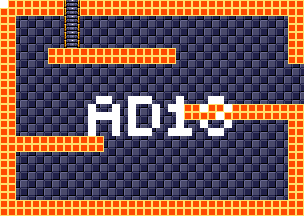

This is a level from a 2D game, rendered from its Tiled map with the project's own tilesets. A one-line summary and the map file follow, with tile-layer data summarised:
An orthogonal 38x27 tile map with 8x8 px tiles, 4 tile layers (background, foreground, room numbers, Objects), 15 tilesets.

<map version="1.5" tiledversion="1.7.1" orientation="orthogonal" renderorder="right-down" width="38" height="27" tilewidth="8" tileheight="8" infinite="0" nextlayerid="11" nextobjectid="1">
 <tileset firstgid="1" source="tilesheets/tsKarniMata.tsx" />
 <tileset firstgid="1025" source="tilesheets/tsVoodooWasp.tsx" />
 <tileset firstgid="2049" source="tilesheets/tsBurial.tsx" />
 <tileset firstgid="3073" source="tilesheets/tsBlueTemple.tsx" />
 <tileset firstgid="4097" source="tilesheets/tsGoddess.tsx" />
 <tileset firstgid="5121" source="tilesheets/tsKonark.tsx" />
 <tileset firstgid="6145" name="sEnemies" tilewidth="8" tileheight="8" tilecount="1024" columns="32">
  <image source="../grapx/tilesheets/sObjects.bmp" trans="ff94ff" width="256" height="256" />
 </tileset>
 <tileset firstgid="7169" source="tilesheets/tsIceTemple.tsx" />
 <tileset firstgid="8193" source="tilesheets/tsLavaArea.tsx" />
 <tileset firstgid="9217" source="tilesheets/tsBossArea.tsx" />
 <tileset firstgid="10241" source="tilesheets/tsPegu.tsx" />
 <tileset firstgid="11265" source="tilesheets/sTiwanakuTemple.tsx" />
 <tileset firstgid="12289" source="tilesheets/sIndraTemple.tsx" />
 <tileset firstgid="13313" source="tilesheets/sTeleport.tsx" />
 <tileset firstgid="14337" source="tilesheets/sObjects.tsx" />
 <layer id="2" name="background" width="38" height="27">
  <data>[1026 cells, 1026 non-empty, 2 distinct tile ids]</data>
 </layer>
 <layer id="1" name="foreground" width="38" height="27">
  <data>[1026 cells, 322 non-empty, 3 distinct tile ids]</data>
 </layer>
 <layer id="7" name="room numbers" width="38" height="27">
  <data>[1026 cells, 42 non-empty, 1 distinct tile ids]</data>
 </layer>
 <layer id="10" name="Objects" width="38" height="27">
  <data>[1026 cells, 0 non-empty, 0 distinct tile ids]</data>
 </layer>
</map>
